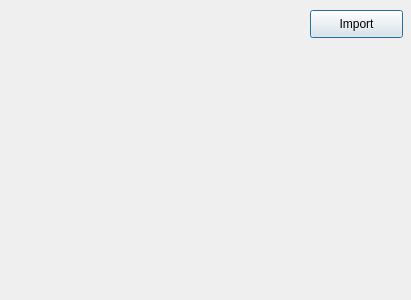
<?xml version="1.0" encoding="UTF-8"?>
<ui version="4.0">
 <class>Dialog</class>
 <widget class="QDialog" name="Dialog">
  <property name="geometry">
   <rect>
    <x>0</x>
    <y>0</y>
    <width>411</width>
    <height>300</height>
   </rect>
  </property>
  <property name="windowTitle">
   <string>Dialog</string>
  </property>
  <widget class="QPushButton" name="pushButton">
   <property name="geometry">
    <rect>
     <x>310</x>
     <y>10</y>
     <width>93</width>
     <height>28</height>
    </rect>
   </property>
   <property name="text">
    <string>Import</string>
   </property>
  </widget>
 </widget>
 <resources/>
 <connections/>
</ui>
